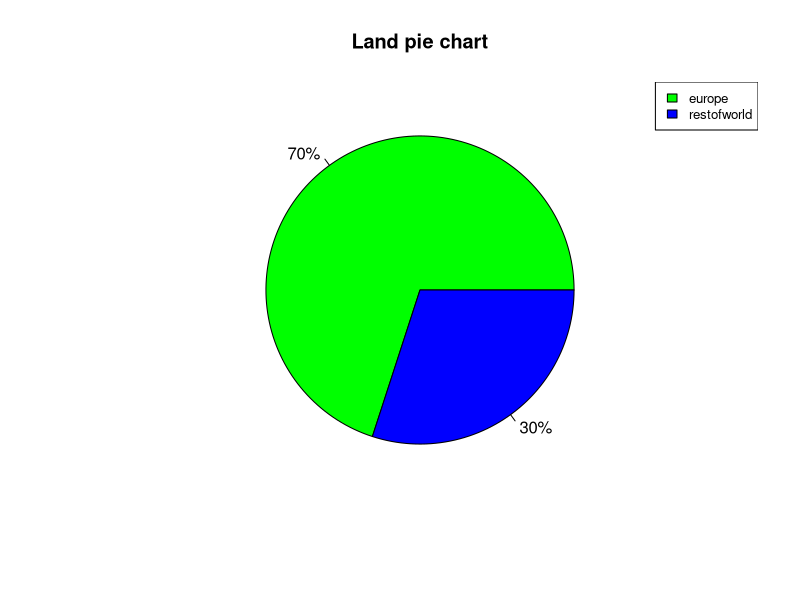
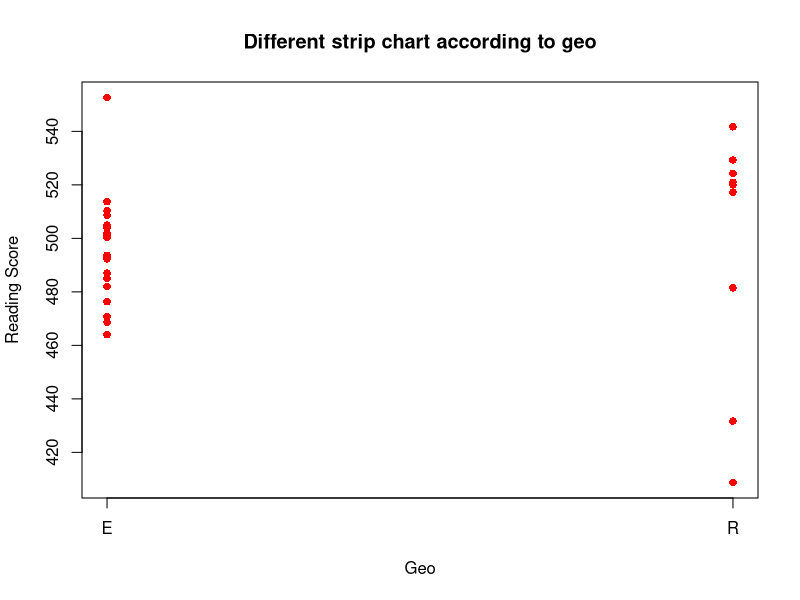
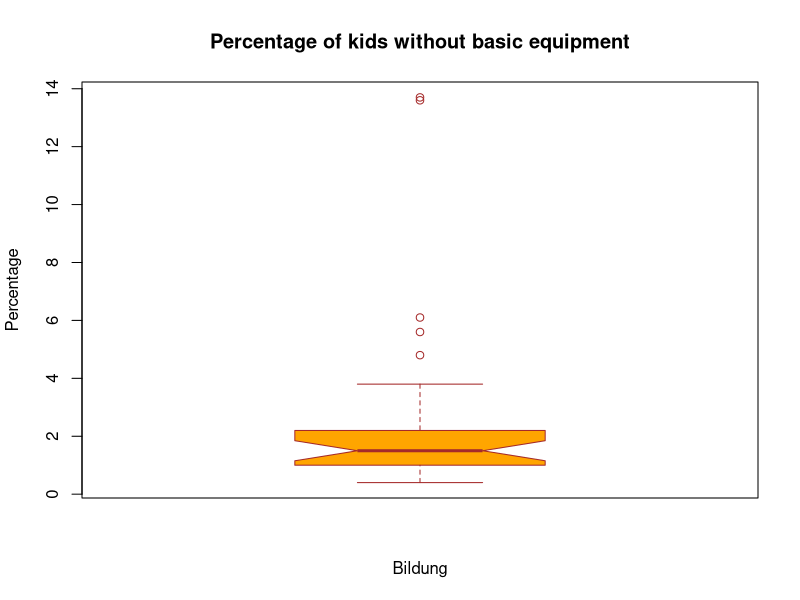
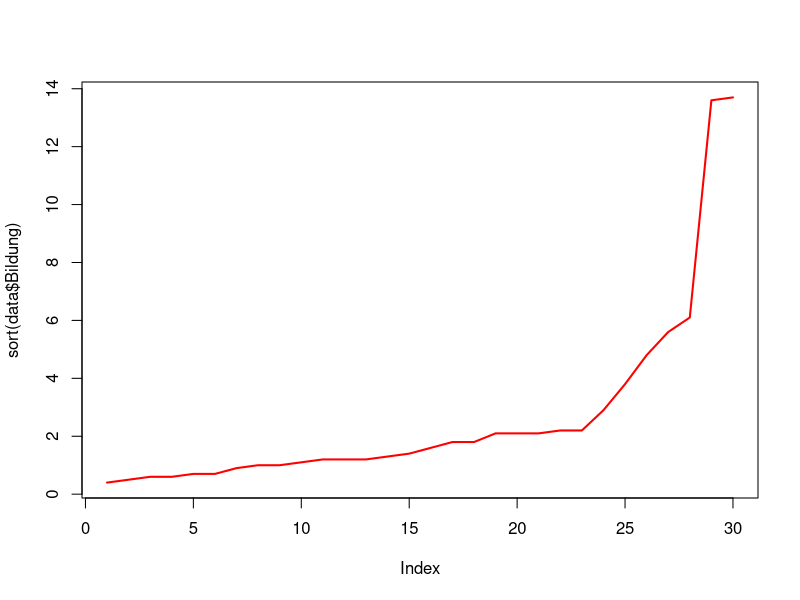

The R script that drew these images, in order:
#Aufgabe1
#a
data=read.table("oecdM.csv",header=TRUE,sep=';',dec=".")
attach(data)
#b
sapply(data[c(2:17)],mean,na.rm=TRUE)
sapply(data[c(2:17)],var,na.rm=TRUE)
#c
print(data)
grepl("Niederlande",data$X)
#Es gibt Niederlande in der Länderliste des Datensatze.
grepl("China",data$X)
#Es gibt keine China in der Länderliste des Datensatze.
#d
max(data$Alkohol,na.rm=TRUE)
#Maximale Prozentsatz ist 24.8.
which(data$Alkohol>=24.8)
#Dänemark ist das Land mit den meisten Jugendlichen mindestens
#zweimal betrunken.
#e
min(data$Säuglsterblichkeit,na.rm=TRUE)
#Minimale Prozentsatz ist 2.3
which(data$Säuglsterblichkeit<=2.3)
#Island ist das Land mit dem geringsten Säuglsterblichkeit.
#f
which(data$Bewegung<=mean(data$Bewegung,na.rm=TRUE))
#Länder mit der Prozentsatz an Jugendlichen, die sich regelmäßig 
#bewegen, kleiner als durchschnitt : Es gibt 16 Länder 
#Österreich,Belgien, Frankreich, Deutschland, Griechenland,
#Ungarn,Italien,Luxemburg,Mexiko,Norwegen, Polen, Portugal,
#Schweden, Schweitz, Türkei, VereinigtesKönigreich.

#Aufgabe 2
#a
#Anzahl die Ländern,die zu Europa gehören.
EU<-length(which(Geo=="E"))
EU
#Eu lander sind 21.
#Anzahl die Ländern, die zum Rest der Welt gehören.
RestWorld <-length(which(Geo=="R"))
RestWorld
# Rest der Wlet länder 9.
x<-c(21,9)
labels<-c("europe","restofworld")
piepercent<-paste(round(100*x/sum(x),1),"%",sep="")
pdf(file="Kuchendiagramm Länder.pdf")
pie(x,labels=piepercent, main="Land pie chart",col=c("green","blue"))
legend("topright",c("europe","restofworld"),cex=0.8,fill=c("green","blue"))
dev.off()
#b
png(file="Stripchart Lesen.png")
stripchart(data$Lesen~data$Geo,main="Different strip chart according to geo",
xlab="Geo",ylab="Reading Score",col="red",vertical=TRUE,pch=16)
dev.off()
#Das niedrigste Lesen Punkte ist nicht aus Europa. Das höchste Lesen Punkte
#ist aus Europa. Das Lesen Punkte außer Europa sind so miteinander 
#unterschiedlich.

#Aufgabe 3
#a
png(file="Boxplot Bildung.png")
boxplot(data$Bildung, main="Percentage of kids without basic equipment",
xlab="Bildung",ylab="Percentage",col="orange",border="brown",notch=TRUE)
dev.off()
#Türkei und Mexiko sind die zwei Ausreißer.
#b
quantile(data$Bildung)
#Das Ergebnis in 3b und das Bild in 3a übereinstimmen.
#c
png(file="Plot Bildung.png")
plot(sort(data$Bildung),pch=1,cex=1.5,col="red",type="l",lwd=2)
dev.off()
#d
#Es ist einen guten Trennpunkt zwischen Ländern mit "guter" und "schlechter" 
#Grundausstattung für Bildung,da für Werte, die  größer als das 75% Quantil sind,
#steigt die Kurve offensichtlich stark an.